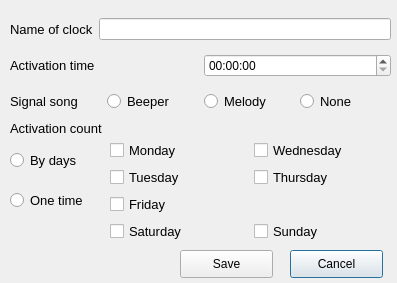
<?xml version="1.0" encoding="UTF-8"?>
<ui version="4.0">
 <class>infoclockwindow</class>
 <widget class="QDialog" name="infoclockwindow">
  <property name="geometry">
   <rect>
    <x>0</x>
    <y>0</y>
    <width>397</width>
    <height>283</height>
   </rect>
  </property>
  <property name="windowTitle">
   <string>Dialog</string>
  </property>
  <widget class="QWidget" name="layoutWidget">
   <property name="geometry">
    <rect>
     <x>10</x>
     <y>10</y>
     <width>381</width>
     <height>111</height>
    </rect>
   </property>
   <layout class="QVBoxLayout" name="verticalLayout">
    <item>
     <layout class="QHBoxLayout" name="horizontalLayout">
      <item>
       <widget class="QLabel" name="label">
        <property name="font">
         <font>
          <pointsize>10</pointsize>
         </font>
        </property>
        <property name="text">
         <string>Name of clock</string>
        </property>
       </widget>
      </item>
      <item>
       <widget class="QLineEdit" name="ClockNameLine"/>
      </item>
     </layout>
    </item>
    <item>
     <layout class="QHBoxLayout" name="horizontalLayout_2">
      <item>
       <widget class="QLabel" name="label_2">
        <property name="font">
         <font>
          <pointsize>10</pointsize>
         </font>
        </property>
        <property name="text">
         <string>Activation time</string>
        </property>
       </widget>
      </item>
      <item>
       <widget class="QTimeEdit" name="ClockTime">
        <property name="enabled">
         <bool>true</bool>
        </property>
        <property name="timeSpec">
         <enum>Qt::LocalTime</enum>
        </property>
       </widget>
      </item>
     </layout>
    </item>
    <item>
     <layout class="QHBoxLayout" name="horizontalLayout_3">
      <item>
       <widget class="QLabel" name="label_3">
        <property name="font">
         <font>
          <pointsize>10</pointsize>
         </font>
        </property>
        <property name="text">
         <string>Signal song</string>
        </property>
       </widget>
      </item>
      <item>
       <widget class="QRadioButton" name="BeeperSignalRadioButton">
        <property name="font">
         <font>
          <pointsize>10</pointsize>
         </font>
        </property>
        <property name="text">
         <string>Beeper</string>
        </property>
       </widget>
      </item>
      <item>
       <widget class="QRadioButton" name="MelodySignalRadioButton">
        <property name="font">
         <font>
          <pointsize>10</pointsize>
         </font>
        </property>
        <property name="text">
         <string>Melody</string>
        </property>
       </widget>
      </item>
      <item>
       <widget class="QRadioButton" name="NoneSignalRadioButton">
        <property name="font">
         <font>
          <pointsize>10</pointsize>
         </font>
        </property>
        <property name="text">
         <string>None</string>
        </property>
       </widget>
      </item>
     </layout>
    </item>
   </layout>
  </widget>
  <widget class="QPushButton" name="CancelButton">
   <property name="geometry">
    <rect>
     <x>290</x>
     <y>250</y>
     <width>93</width>
     <height>28</height>
    </rect>
   </property>
   <property name="text">
    <string>Cancel</string>
   </property>
  </widget>
  <widget class="QWidget" name="layoutWidget_2">
   <property name="geometry">
    <rect>
     <x>110</x>
     <y>140</y>
     <width>281</width>
     <height>103</height>
    </rect>
   </property>
   <layout class="QGridLayout" name="gridLayout">
    <item row="1" column="0">
     <widget class="QCheckBox" name="TuesdayCheck">
      <property name="font">
       <font>
        <pointsize>10</pointsize>
       </font>
      </property>
      <property name="text">
       <string>Tuesday</string>
      </property>
     </widget>
    </item>
    <item row="1" column="1">
     <widget class="QCheckBox" name="ThursdayCheck">
      <property name="font">
       <font>
        <pointsize>10</pointsize>
       </font>
      </property>
      <property name="text">
       <string>Thursday</string>
      </property>
     </widget>
    </item>
    <item row="0" column="1">
     <widget class="QCheckBox" name="WednesdayCheck">
      <property name="font">
       <font>
        <pointsize>10</pointsize>
       </font>
      </property>
      <property name="text">
       <string>Wednesday</string>
      </property>
     </widget>
    </item>
    <item row="3" column="1">
     <widget class="QCheckBox" name="SundayCheck">
      <property name="font">
       <font>
        <pointsize>10</pointsize>
       </font>
      </property>
      <property name="text">
       <string>Sunday</string>
      </property>
     </widget>
    </item>
    <item row="3" column="0">
     <widget class="QCheckBox" name="SaturdayCheck">
      <property name="font">
       <font>
        <pointsize>10</pointsize>
       </font>
      </property>
      <property name="text">
       <string>Saturday</string>
      </property>
     </widget>
    </item>
    <item row="0" column="0">
     <widget class="QCheckBox" name="MondayCheck">
      <property name="font">
       <font>
        <pointsize>10</pointsize>
       </font>
      </property>
      <property name="text">
       <string>Monday</string>
      </property>
     </widget>
    </item>
    <item row="2" column="0" colspan="2">
     <widget class="QCheckBox" name="FridayCheck">
      <property name="font">
       <font>
        <pointsize>10</pointsize>
       </font>
      </property>
      <property name="text">
       <string>Friday</string>
      </property>
     </widget>
    </item>
   </layout>
  </widget>
  <widget class="QPushButton" name="SaveButton">
   <property name="geometry">
    <rect>
     <x>180</x>
     <y>250</y>
     <width>93</width>
     <height>28</height>
    </rect>
   </property>
   <property name="text">
    <string>Save</string>
   </property>
  </widget>
  <widget class="QLabel" name="label_4">
   <property name="geometry">
    <rect>
     <x>10</x>
     <y>120</y>
     <width>101</width>
     <height>16</height>
    </rect>
   </property>
   <property name="font">
    <font>
     <pointsize>10</pointsize>
    </font>
   </property>
   <property name="text">
    <string>Activation count</string>
   </property>
  </widget>
  <widget class="QRadioButton" name="ByDaysRadioButton">
   <property name="geometry">
    <rect>
     <x>10</x>
     <y>150</y>
     <width>81</width>
     <height>20</height>
    </rect>
   </property>
   <property name="font">
    <font>
     <pointsize>10</pointsize>
    </font>
   </property>
   <property name="text">
    <string>By days</string>
   </property>
  </widget>
  <widget class="QRadioButton" name="OneTimeRadioButton">
   <property name="geometry">
    <rect>
     <x>10</x>
     <y>190</y>
     <width>81</width>
     <height>20</height>
    </rect>
   </property>
   <property name="font">
    <font>
     <pointsize>10</pointsize>
    </font>
   </property>
   <property name="text">
    <string>One time</string>
   </property>
  </widget>
 </widget>
 <resources/>
 <connections/>
</ui>
